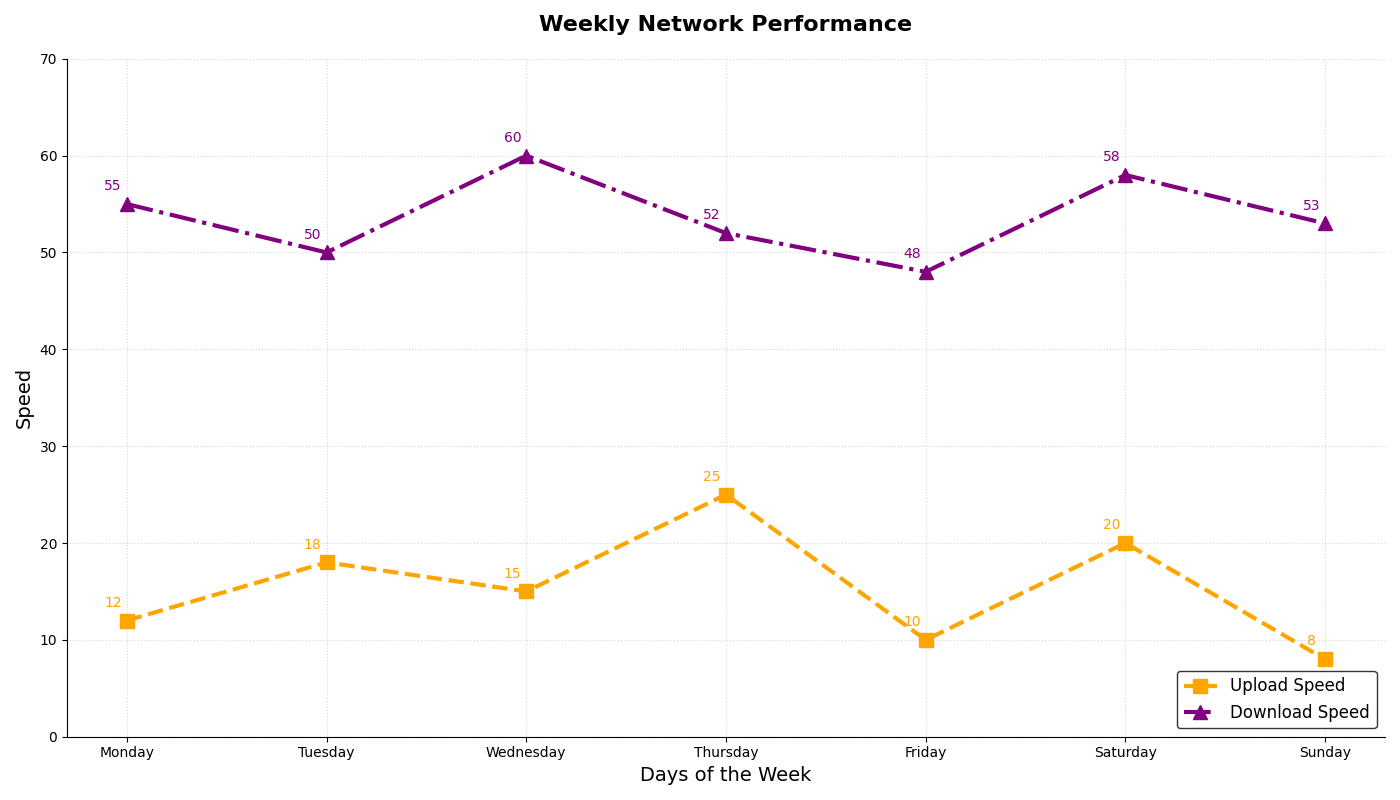

This chart was generated by the following Python code:
import matplotlib.pyplot as plt
import numpy as np

days = ['Monday', 'Tuesday', 'Wednesday', 'Thursday', 'Friday', 'Saturday', 'Sunday']
# Randomly altered content within the speed data groups
avg_upload_speeds = [12, 18, 15, 25, 10, 20, 8]
avg_download_speeds = [55, 50, 60, 52, 48, 58, 53]

plt.figure(figsize=(14, 8))

# Plot upload speeds
plt.plot(days, avg_upload_speeds, marker='s', linestyle='--', color='orange', linewidth=3, markersize=10, label='Upload Speed')

# Annotate upload speeds
for i, speed in enumerate(avg_upload_speeds):
    plt.annotate(f'{speed}', (days[i], speed), textcoords="offset points", xytext=(-10, 10), ha='center', color='orange')

# Plot download speeds
plt.plot(days, avg_download_speeds, marker='^', linestyle='-.', color='purple', linewidth=3, markersize=10, label='Download Speed')

# Annotate download speeds
for i, speed in enumerate(avg_download_speeds):
    plt.annotate(f'{speed}', (days[i], speed), textcoords="offset points", xytext=(-10, 10), ha='center', color='purple')

plt.title('Weekly Network Performance', fontsize=16, fontweight='bold', pad=20)
plt.xlabel('Days of the Week', fontsize=14)
plt.ylabel('Speed', fontsize=14)
plt.grid(True, linestyle=':', alpha=0.5)
plt.gca().spines['top'].set_color('none')
plt.gca().spines['right'].set_color('none')
plt.ylim(0, 70)
plt.legend(loc='lower right', fontsize=12, edgecolor='black')

plt.tight_layout()
plt.show()
